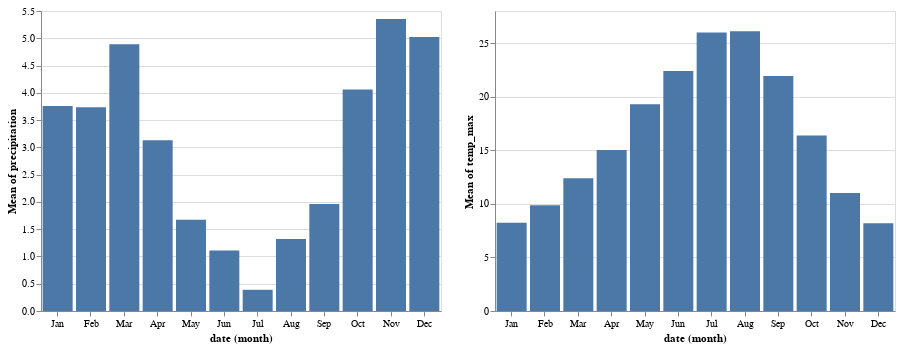

The code cell stored with this chart in its notebook:
### Code cell
bars = alt.Chart(weather).mark_bar().encode(
    x = alt.X('date:O', timeUnit='month'),
)

bars.encode(y='mean(precipitation):Q') | bars.encode(y='mean(temp_max):Q')

### Figure 1 — Vega-Lite specification as saved in the notebook (floating-point values rounded to 4 significant figures; data arrays with more than 128 entries replaced by an {"elided": "..."} marker saying what was removed)
{"$schema": "https://vega.github.io/schema/vega-lite/v3.4.0.json", "config": {"mark": {"tooltip": null}, "view": {"height": 300, "width": 400}}, "data": {"name": "data-13ba8891ffc1c036fb4d1d254fdfb737"}, "datasets": {"data-13ba8891ffc1c036fb4d1d254fdfb737": {"elided": "1461 records"}}, "hconcat": [{"encoding": {"x": {"field": "date", "timeUnit": "month", "type": "ordinal"}, "y": {"aggregate": "mean", "field": "precipitation", "type": "quantitative"}}, "mark": "bar"}, {"encoding": {"x": {"field": "date", "timeUnit": "month", "type": "ordinal"}, "y": {"aggregate": "mean", "field": "temp_max", "type": "quantitative"}}, "mark": "bar"}]}
